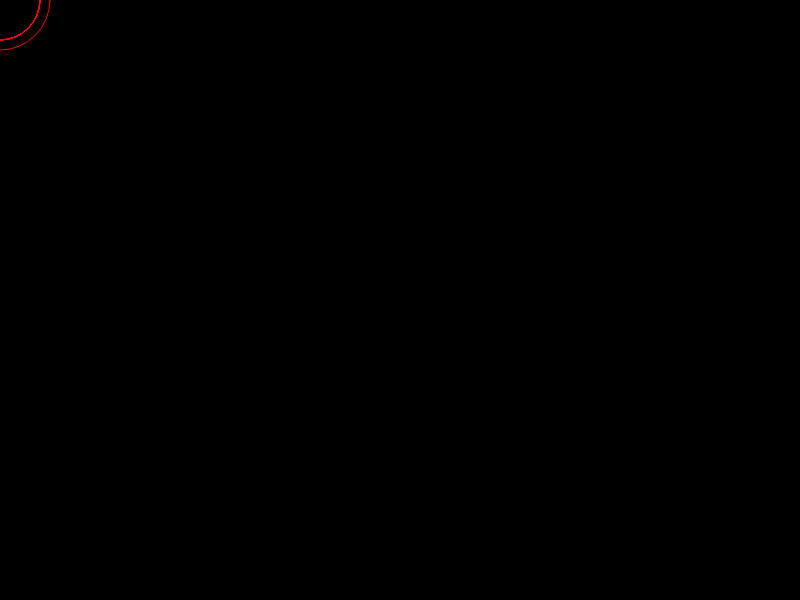
Frame 1 (no input)
Frame 60 (no input): identical to frame 1, image omitted
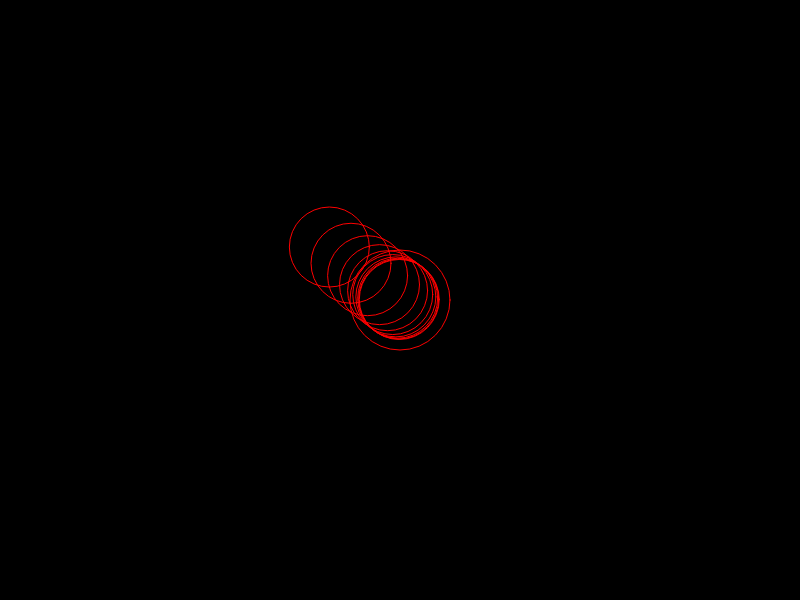
Frame 120 (the mouse pressed at the canvas centre since frame 60)

The p5.js sketch that drew these frames (run headless with seeded random() and noise() and a simulated clock; from frame 60 on, the mouse is pressed at the canvas centre):

// p5.js sketch
// ── sketch.js
var trailX = [0, 0, 0, 0, 0, 0, 0, 0, 0, 0];

var trailX0 = 0;
var trailX1 = 0;
var trailX2 = 0;
var trailX3 = 0;

var trailY = [0, 0, 0, 0, 0, 0, 0, 0, 0, 0];

var trailY0 = 0;
var trailY1 = 0;
var trailY2 = 0;
var trailY3 = 0;

function setup()
{
	createCanvas(800,600);
	noFill();
	stroke(255, 0, 0);

}

function draw()
{
	background(0);

	// mouse ellipse
	ellipse(mouseX, mouseY, 100, 100);	

	// trail ellipse #0
	trailX[0] = (mouseX + trailX[0] * 9) / 10;
	trailY[0] = (mouseY + trailY[0] * 9) / 10;
	ellipse(trailX[0], trailY[0], 80, 80);


	for(var i = 1; i < 10; i = i + 1)
	{
	trailX[i] = (trailX[i-1] + trailX[i] * 4) / 5;
	trailY[i] = (trailY[i-1] + trailY[i] * 4) / 5;
	ellipse(trailX[i], trailY[i], 80, 80)
	}	


}
